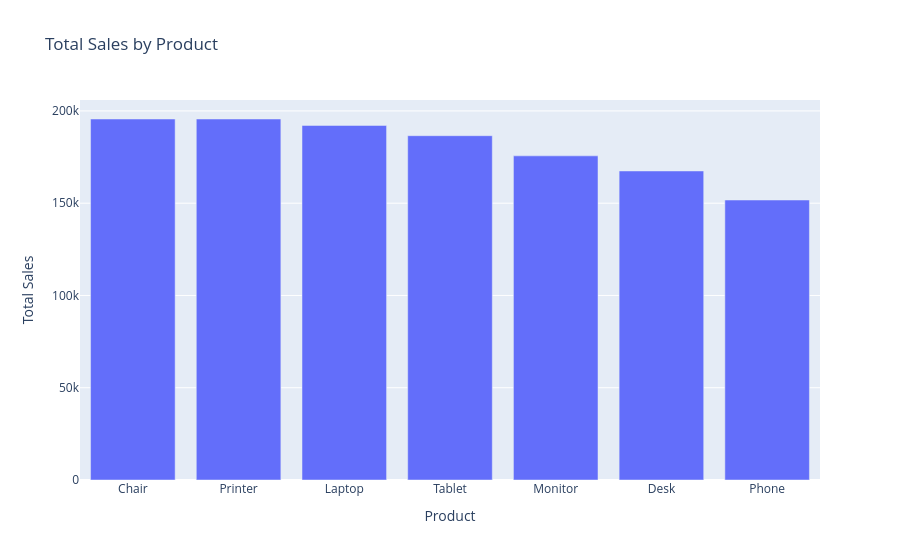

The code cell stored with this chart in its notebook:
### Markdown cell above
Product Sales Performance: Chairs generated the highest total sales value at ₦195,620.11, closely followed by Printers at ₦195,612.61. Phones recorded the lowest total sales value at ₦151,722.39. This indicates that Chairs and Printers were the strongest contributors to overall sales revenue, while Phones contributed comparatively less.

### Code cell
product_sales = df.groupby('Product')['TotalPrice'].sum().sort_values(ascending=False)

fig = px.bar(
    x=product_sales.index,
    y=product_sales.values,
    title='Total Sales by Product',
    labels={
        'x': 'Product',
        'y': 'Total Sales'
    }
)

fig.show()

### Figure 1 — Plotly figure (JSON) as saved in the notebook; plotly's stock layout.template omitted (floating-point values rounded to 4 significant figures)
{"data": [{"hovertemplate": "Product=%{x}<br>Total Sales=%{y}<extra></extra>", "legendgroup": "", "marker": {"color": "#636efa", "pattern": {"shape": ""}}, "name": "", "orientation": "v", "showlegend": false, "textposition": "auto", "type": "bar", "x": ["Chair", "Printer", "Laptop", "Tablet", "Monitor", "Desk", "Phone"], "xaxis": "x", "y": [195600.0, 195600.0, 192100.0, 186600.0, 175700.0, 167500.0, 151700.0], "yaxis": "y"}], "layout": {"barmode": "relative", "legend": {"tracegroupgap": 0}, "title": {"text": "Total Sales by Product"}, "xaxis": {"anchor": "y", "domain": [0, 1], "title": {"text": "Product"}}, "yaxis": {"anchor": "x", "domain": [0, 1], "title": {"text": "Total Sales"}}}}
